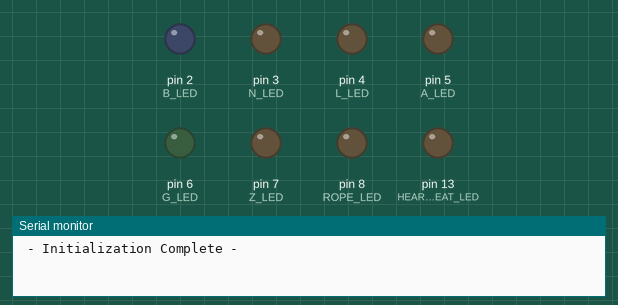
Bench run of a sketch on a simulated Arduino Uno, built with avr-gcc and run on an emulated ATmega328P. Shown: output pins drawn as LEDs (lit = HIGH), the last lines printed to the serial monitor. The local clock reads 2024-03-15 10:24:30 at power-on unless the sketch sets it.

Above: at 0.2 s.
At 9.0 s:
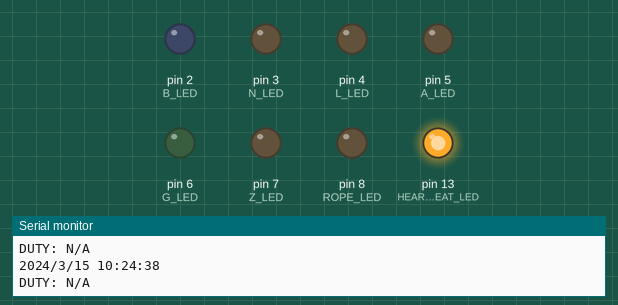
Timing chart, 0 to 10.4 s (numbered marks = the images above):
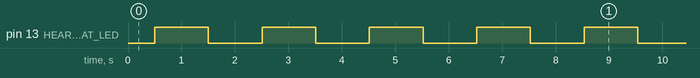

Measured:
- by itself, pin 13 (HEARTBEAT_LED): goes 64 × (HIGH 1.0 s, LOW 1.0 s), HIGH 0.50 s, then LOW
- by itself, everything shown: repeats every 16.1 s, in 16 steps

The sketch:

DutyBoard.ino
```cpp
// Date and time functions using a DS1307 RTC connected via I2C and Wire lib

// DEFINES
#define HEARTBEAT_LED 13
#define B_LED 2
#define N_LED 3
#define A_LED 5
#define Z_LED 7
#define L_LED 4
#define G_LED 6
#define ROPE_LED 8

#define DUTY_START 20 // Must be PM, expressed in 24 hour time.
#define DUTY_END 7    // Must be AM, expressed in 24 hour time.

// INCLUDES
#include <Wire.h>
#include "RTClib.h"

RTC_DS1307 RTC;

// GLOBAL VARIABLES
const char duty_calendar[] = { '-', '-', '-', '-', '-', '-', '-', '-', '-', '-', '-', '-', '-', '-', '-', '-', '-', '-', '-', '-', '-', '-', '-', '-', '-', '-', '-', '-', '-', '-', '-', '-' };
//                              0    1    2    3    4    5    6    7    8    9    10   11   12   13   14   15   16   17   18   19   20   21   22   23   24   25   26   27   28   29   30   31

void setup () {

  // I/O Init
  pinMode(HEARTBEAT_LED, OUTPUT);
  pinMode(B_LED, OUTPUT);
  pinMode(N_LED, OUTPUT);
  pinMode(A_LED, OUTPUT);
  pinMode(Z_LED, OUTPUT);
  pinMode(L_LED, OUTPUT);
  pinMode(G_LED, OUTPUT);
  pinMode(ROPE_LED, OUTPUT);

  // I2C Init
  Wire.begin();

  // RTC Init
  RTC.begin();

  //RTC.adjust(DateTime(__DATE__, (__TIME__)));
  if (! RTC.isrunning()) {
    Serial.println("RTC is NOT running!");
    // following line sets the RTC to the date & time this sketch was compiled
    //RTC.adjust(DateTime(__DATE__, (__TIME__)));
    //Serial.println("RTC SET");
  }

  // Serial Init
  Serial.begin(57600);
  Serial.println(" - Initialization Complete - ");

} // END Setup

void loop () {
  // Variable Declarations
  static char last_second = 0;

  // Get Current Time
  DateTime now = RTC.now();

  // Sleep
  delay(500);

  // Toggle Heartbeat LED, Print Current Time, and Update Outputs
  if (now.second() != last_second) {
    digitalWrite(HEARTBEAT_LED, !digitalRead(HEARTBEAT_LED));
    last_second = now.second();

    // Print Current Time
    PrintTime(now);

    // Is somebody on duty?
    if (IsDuty(now) == 1) {

      // Show that Duty == Yes
      digitalWrite(ROPE_LED, HIGH);

      // Show who is on duty.
        // Ensure that all indicators are off.
        digitalWrite(B_LED, LOW);
        digitalWrite(N_LED, LOW);
        digitalWrite(A_LED, LOW);
        digitalWrite(Z_LED, LOW);
        digitalWrite(L_LED, LOW);
        digitalWrite(G_LED, LOW);

        // Illuminate Relevant Person Indicator
        switch (WhoDuty(now)) {
          case('B'):
            digitalWrite(B_LED, HIGH);
            Serial.println("DUTY: Bryan");
          break;

          case('N'):
            digitalWrite(N_LED, HIGH);
            Serial.println("DUTY: Natalie");
          break;

          case('A'):
            digitalWrite(A_LED, HIGH);
            Serial.println("DUTY: Austin");
          break;

          case('Z'):
            digitalWrite(Z_LED, HIGH);
            Serial.println("DUTY: Zach");
          break;

          case('L'):
            digitalWrite(L_LED, HIGH);
            Serial.println("DUTY: Liam");
          break;

          case('G'):
            digitalWrite(G_LED, HIGH);
            Serial.println("DUTY: Greg");
          break;

          default:
            // Leave all off.
          break;

        } // END who_duty switch

        Serial.println("");

    } else {
      // Show that Duty == No.
        digitalWrite(B_LED, LOW);
        digitalWrite(N_LED, LOW);
        digitalWrite(A_LED, LOW);
        digitalWrite(Z_LED, LOW);
        digitalWrite(L_LED, LOW);
        digitalWrite(G_LED, LOW);
        digitalWrite(ROPE_LED, LOW);
        Serial.println("DUTY: N/A");
        Serial.println("");

    }// END IsDuty if

  } // END Second Toggle if

} // END Loop

char WhoDuty(DateTime now) {
  char who_duty;

  if (now.hour() >= DUTY_START){
    who_duty = duty_calendar[(int)now.day()];

  } else if (now.hour() < DUTY_END) {
    // Account for the early morning of a duty night taking place during the next calendar day.
    who_duty = duty_calendar[((int)now.day()) - 1];

  } else {
    who_duty = '-';

  }

  return who_duty;
} // END WhoDuty

char IsDuty(DateTime now) {
  char is_duty = 0;

  if ((now.hour() >= DUTY_START) || (now.hour() < DUTY_END)) {
    // Is duty, return true.
    is_duty = 1;

  } else {
    // Not Duty, return false.
    is_duty = 0;

  }

  return is_duty;
} // END IsDuty

void PrintTime(DateTime now) {
  Serial.print(now.year(), DEC);
  Serial.print('/');
  Serial.print(now.month(), DEC);
  Serial.print('/');
  Serial.print(now.day(), DEC);
  Serial.print(' ');
  Serial.print(now.hour(), DEC);
  Serial.print(':');
  Serial.print(now.minute(), DEC);
  Serial.print(':');
  Serial.print(now.second(), DEC);
  Serial.println();

} // END PrintTime
```
